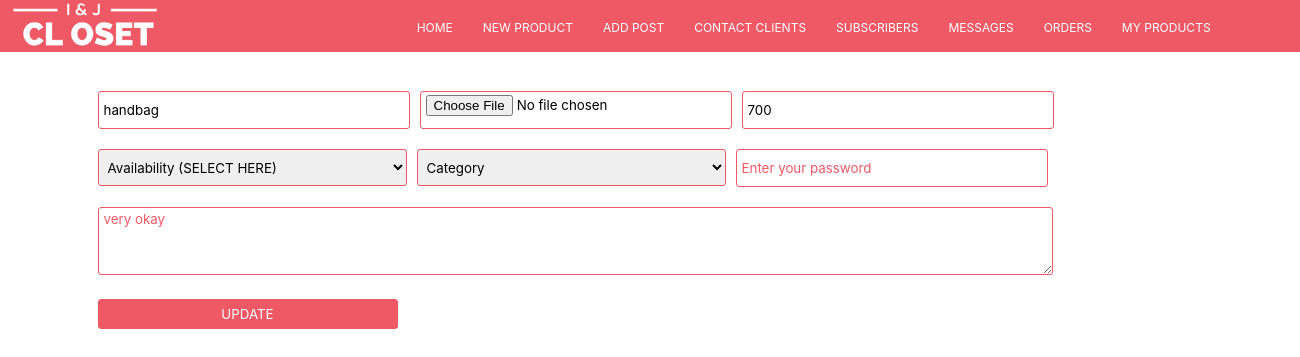
The page /admin/pages/edit-product/?id=24 on the database its author committed.
### tables this page shows
CREATE TABLE `products` (
  `product_id` int(255) NOT NULL,
  `product_name` varchar(255) NOT NULL,
  `product_image` varchar(255) NOT NULL,
  `price` varchar(255) NOT NULL,
  `availability` varchar(255) NOT NULL,
  `category` varchar(255) NOT NULL,
  `description` varchar(255) NOT NULL,
  `time` timestamp(6) NOT NULL DEFAULT current_timestamp(6)
);

### admin/pages/edit-product/index.php (the view, shortened to what this page needs)
<?php
    if(isset($_GET['id'])){
        $PRODUCTID = $_GET['id'];
        require '../config.php';
        $query = "SELECT * FROM products WHERE product_id = $PRODUCTID";
        $result = mysqli_query($conn,$query);
        $product = mysqli_fetch_assoc($result);
    }else{
        redirect();
    }
?>
<!DOCTYPE html>
<html lang="en">
<head>
</head>
<body>
<main>
        <div class="form-container">
                <form action="./index.php?id=<?php echo $PRODUCTID;?>" method="post" enctype="multipart/form-data">
                    <div class="form-grp">
                    <input type="text" name="name" id=""  value="<?php echo $product['product_name']; ?>" placeholder="Product Name" autocomplete="off">
                    <input type="file" name="image" id=""  placeholder="Product Image"  autocomplete="off" required>
                    <input type="number" name="price" id="" value="<?php echo $product['price']; ?>" placeholder="price" autocomplete="off">
                </div>
                 <div class="form-grp">
                    <select name="availability" id="" >
                        <option value="">Availability (SELECT HERE)</option>
                    </select>
                    <select name="category" id="" >
                        <option value="">Category</option>
                    </select>
                    <input type="password" name="pass" id="" placeholder="Enter your password" autocomplete="off" required>
                </div>
                <div class="big-grp">
                    <textarea name="info" placeholder="<?php echo $product['description']; ?>" value=""  id="" cols="30" rows="10" autocomplete="off"></textarea>
                <input type="submit" value="update" class="wide-btn"  name="update">
                </div>
            </form>
        </div>
    </main>
</body>
</html>

### css/admin.css (style rules this page uses)
body { margin: 0; padding: 0; overflow-x: hidden; }
* { text-decoration: none; list-style-type: none; font-family: -apple-system, BlinkMacSystemFont, 'Segoe UI', Roboto, Oxygen, Ubuntu, Cantarell, 'Open Sans', 'Helvetica Neue', sans-serif; }
header { display: inline-flex; width: 100%; z-index: 999; position: sticky; top: 0; background-color: #ee5965; }
header nav { margin-left: 15%; }
header ul { display: inline-flex; }
header a { color: rgb(255, 255, 255); font-size: 12px; text-transform: uppercase; padding: 15px; }
main { width: 100%; height: 90vh; display: flex; flex-direction: column; align-items: center; align-content: center; justify-items: center; }
.form-container { margin-top: 3%; width: 100%; margin-left: 15%; }
.form-container form { display: block; }
.form-container form * { margin-bottom: 10px; }
.form-container form input:first-child, .form-container form input:nth-child(2), .form-container form input:nth-child(3), .form-container form input:nth-child(4), .form-container form input:nth-child(5), .form-container form input:nth-child(6) { width: 300px; height: 30px; border: 1px solid #ee5965; border-radius: 3px; padding: 3px 5px; margin-right: 10px; }
select { width: 309px; height: 37px; border: 1px solid #ee5965; border-radius: 3px; padding: 3px 5px; margin-right: 10px; }
::placeholder { color: #ee5965; opacity: 1; }
.form-container form textarea { width: 943px; height: 60px; border: 1px solid #ee5965; border-radius: 3px; padding: 3px 5px; }
.form-grp { width: 100%; display: inline-flex; }
.wide-btn { display: flex; flex-direction: column; align-content: center; align-items: center; justify-content: center; justify-items: center; height: 20px; padding: 10px; width: 600px; margin-top: 10px; border-radius: 6px; background-color: #ee5965; color: #fff; text-transform: uppercase; }

### rows shown on the page
products: name "handbag", price "700", info "very okay"
